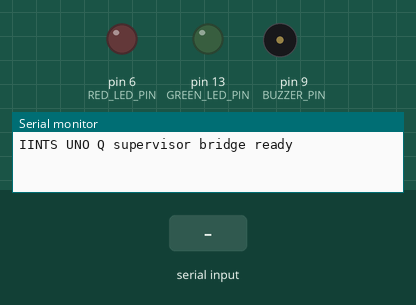
A sketch run on a simulated Arduino Uno, built with avr-gcc and run on an emulated ATmega328P. Parts: output pins drawn as LEDs (lit = HIGH), buzzer (waves = sounding), the last lines printed to the serial monitor. The test bench sets the inputs (shaded band).

Above: at 1.2 s.
1.3 s: "OK\n" received over Serial
At 1.8 s:
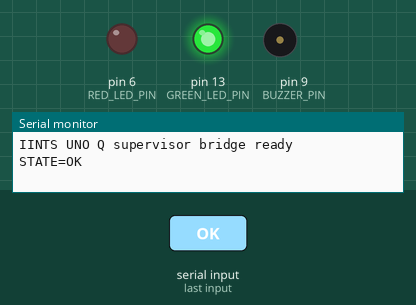
2.8 s: "OVERRIDE\n" received over Serial
At 4.0 s:
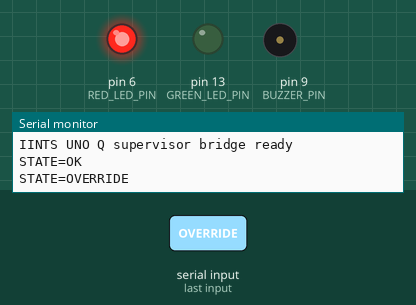
4.3 s: "CRITICAL\n" received over Serial
At 4.45 s:
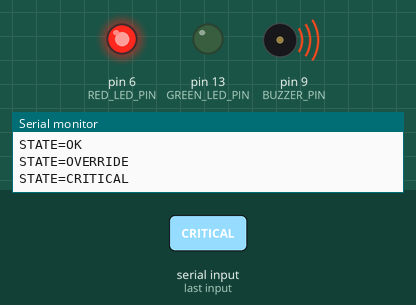
Timing chart, 0 to 7.3 s (numbered marks = the images above; inputs shaded):
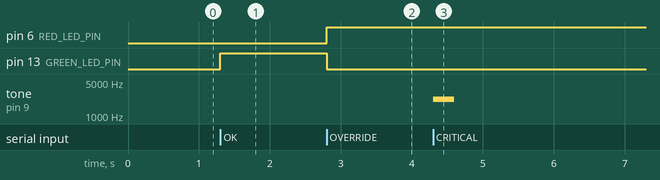

The sketch:

iints_supervisor_bridge.ino
```cpp
/*
  IINTS UNO Q Supervisor Bridge

  Serial protocol:
  - OK
  - OVERRIDE
  - CRITICAL

  Use this sketch on the STM32 side of an Arduino UNO Q while the Linux side
  runs the IINTS digital patient runtime.
*/

// On some UNO Q boards the built-in status LED appears blue instead of green.
// The SDK docs refer to this as the "status LED" rather than assuming a color.
const int GREEN_LED_PIN = LED_BUILTIN;
const int RED_LED_PIN = 6;
const int BUZZER_PIN = 9;

String incomingLine = "";

void resetOutputs() {
  digitalWrite(GREEN_LED_PIN, LOW);
  digitalWrite(RED_LED_PIN, LOW);
  noTone(BUZZER_PIN);
}

void applyState(const String& state) {
  resetOutputs();

  if (state == "OK") {
    digitalWrite(GREEN_LED_PIN, HIGH);
  } else if (state == "OVERRIDE") {
    digitalWrite(RED_LED_PIN, HIGH);
  } else if (state == "CRITICAL") {
    digitalWrite(RED_LED_PIN, HIGH);
    tone(BUZZER_PIN, 2200, 300);
  }
}

void setup() {
  pinMode(GREEN_LED_PIN, OUTPUT);
  pinMode(RED_LED_PIN, OUTPUT);
  pinMode(BUZZER_PIN, OUTPUT);

  resetOutputs();
  Serial.begin(115200);
  while (!Serial) {
    delay(10);
  }
  Serial.println("IINTS UNO Q supervisor bridge ready");
  Serial.flush();
}

void loop() {
  while (Serial.available() > 0) {
    char c = (char)Serial.read();
    if (c == '\n') {
      incomingLine.trim();
      if (incomingLine.length() > 0) {
        applyState(incomingLine);
        Serial.print("STATE=");
        Serial.println(incomingLine);
        Serial.flush();
      }
      incomingLine = "";
    } else {
      incomingLine += c;
    }
  }
}
```

Measured:
- after the input at 1.3 s, pin 13 (GREEN_LED_PIN): LOW → HIGH at once
- after the input at 2.8 s, pin 6 (RED_LED_PIN): LOW → HIGH at once; pin 13 (GREEN_LED_PIN): HIGH → LOW at once
- after the input at 4.3 s, tone on pin 9 (BUZZER_PIN): silent → 2200 Hz at once, → silent 0.30 s later
